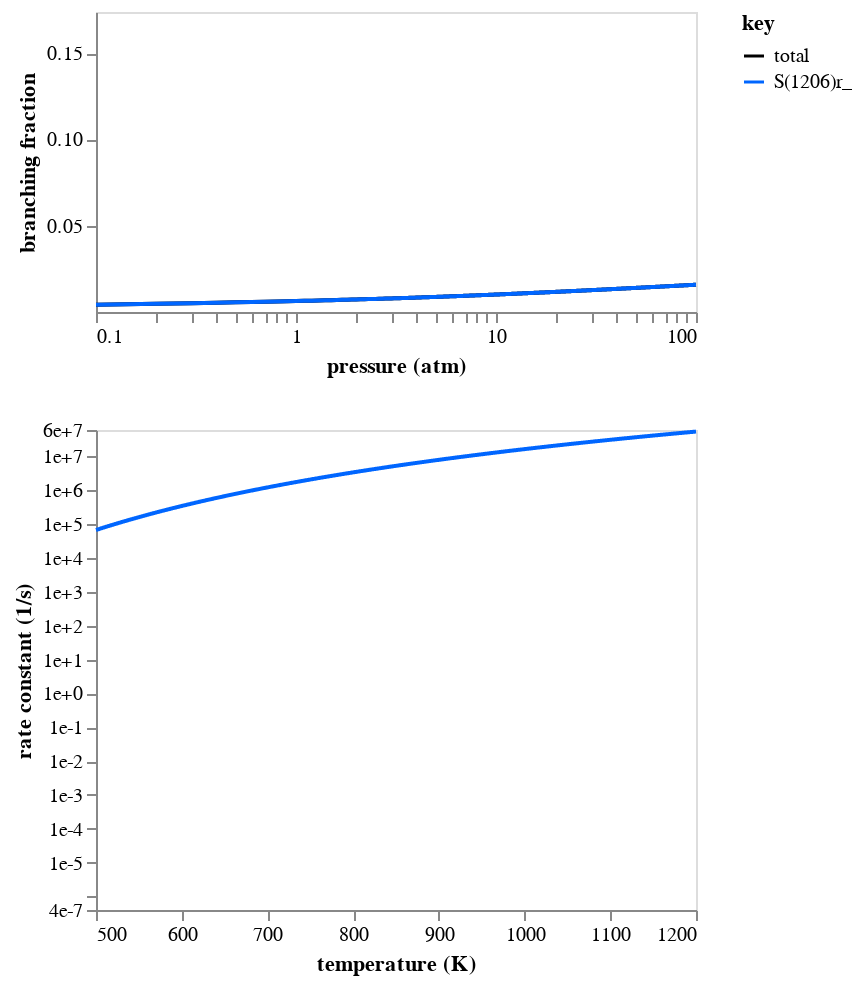

Notebook code cell kept with this figure:
### Code cell
branch_frac_chart1b = fig.branching_fraction_chart(
    rate_df1b,
    P_range=(0.1, 100),
    T=T,
    legend=legend,
    total=True,
    y_range=f_range,
)
rate_chart1b = fig.rate_chart(
    rate_df1b,
    T_range=(500, 1200),
    P=P,
    legend=legend,
    total=total,
    y_range=y_range,
    units={"substance": "molecules"},
)
chart = alt.vconcat(
    branch_frac_chart1b.properties(width=300, height=150),
    rate_chart1b.properties(width=300, height=240),
).configure_axis(grid=False)
chart

### Figure 1 — Vega-Lite specification as saved in the notebook (floating-point values rounded to 4 significant figures; data arrays with more than 128 entries replaced by an {"elided": "..."} marker saying what was removed)
{"config": {"view": {"continuousWidth": 300, "continuousHeight": 300}, "axis": {"grid": false}}, "vconcat": [{"data": {"name": "data-da26d819e13c0f7a27cfb4ec4886415f"}, "mark": {"type": "line"}, "encoding": {"color": {"field": "key", "scale": {"domain": ["total", "S(1206)r_"], "range": ["#000000", "#0066ff"]}, "type": "nominal"}, "x": {"axis": {"labelExpr": "((abs(datum.value - 0.1) / abs(0.1) < 1e-5) ||\n(abs(datum.value - 1.0) / abs(1.0) < 1e-5) ||\n(abs(datum.value - 10.0) / abs(10.0) < 1e-5) ||\n(abs(datum.value - 100.0) / abs(100.0) < 1e-5) ||\n(abs(datum.value - 100.0) / abs(100.0) < 1e-5)) ? datum.label : ''", "values": [0.1, 0.2, 0.3, 0.4, 0.5, 0.6, 0.7, 0.8, 0.9, 1.0, 2.0, 3.0, 4.0, 5.0, 6.0, 7.0, 8.0, 9.0, 10.0, 20.0, 30.0, 40.0, 50.0, 60.0, 70.0, 80.0, 90.0, 100.0, 100.0]}, "field": "x", "scale": {"domain": [0.1, 100.0], "type": "log"}, "title": "pressure (atm)", "type": "quantitative"}, "y": {"axis": {"format": ".2f"}, "field": "value", "scale": {"domain": [6.153e-06, 0.1738]}, "title": "branching fraction", "type": "quantitative"}}, "height": 150, "transform": [{"fold": ["total", "S(1206)r_"]}], "width": 300}, {"data": {"name": "data-8dc617818fdee3532df36d38ffee6e80"}, "mark": {"type": "line"}, "encoding": {"color": {"field": "key", "scale": {"domain": ["S(1206)r_"], "range": ["#0066ff"]}, "type": "nominal"}, "x": {"axis": {"format": ".0f"}, "field": "x", "scale": {"domain": [500, 1200]}, "title": "temperature (K)", "type": "quantitative"}, "y": {"axis": {"format": ".0e", "labelExpr": "((abs(datum.value - 4e-07) / abs(4e-07) < 1e-5) ||\n(abs(datum.value - 1e-06) / abs(1e-06) < 1e-5) ||\n(abs(datum.value - 1e-05) / abs(1e-05) < 1e-5) ||\n(abs(datum.value - 0.0001) / abs(0.0001) < 1e-5) ||\n(abs(datum.value - 0.001) / abs(0.001) < 1e-5) ||\n(abs(datum.value - 0.01) / abs(0.01) < 1e-5) ||\n(abs(datum.value - 0.1) / abs(0.1) < 1e-5) ||\n(abs(datum.value - 1.0) / abs(1.0) < 1e-5) ||\n(abs(datum.value - 10.0) / abs(10.0) < 1e-5) ||\n(abs(datum.value - 100.0) / abs(100.0) < 1e-5) ||\n(abs(datum.value - 1000.0) / abs(1000.0) < 1e-5) ||\n(abs(datum.value - 10000.0) / abs(10000.0) < 1e-5) ||\n(abs(datum.value - 100000.0) / abs(100000.0) < 1e-5) ||\n(abs(datum.value - 1000000.0) / abs(1000000.0) < 1e-5) ||\n(abs(datum.value - 10000000.0) / abs(10000000.0) < 1e-5) ||\n(abs(datum.value - 60000000.0) / abs(60000000.0) < 1e-5)) ? datum.label : ''", "values": [4e-07, 1e-06, 1e-05, 0.0001, 0.001, 0.01, 0.1, 1.0, 10.0, 100.0, 1000.0, 10000.0, 100000.0, 1000000.0, 10000000.0, 60000000.0]}, "field": "value", "scale": {"domain": [4e-07, 60000000.0], "type": "log"}, "title": "rate constant (1/s)", "type": "quantitative"}}, "height": 240, "transform": [{"fold": ["S(1206)r_"]}], "width": 300}], "$schema": "https://vega.github.io/schema/vega-lite/v5.20.1.json", "datasets": {"data-da26d819e13c0f7a27cfb4ec4886415f": {"elided": "1000 records"}, "data-8dc617818fdee3532df36d38ffee6e80": {"elided": "1000 records"}}}
